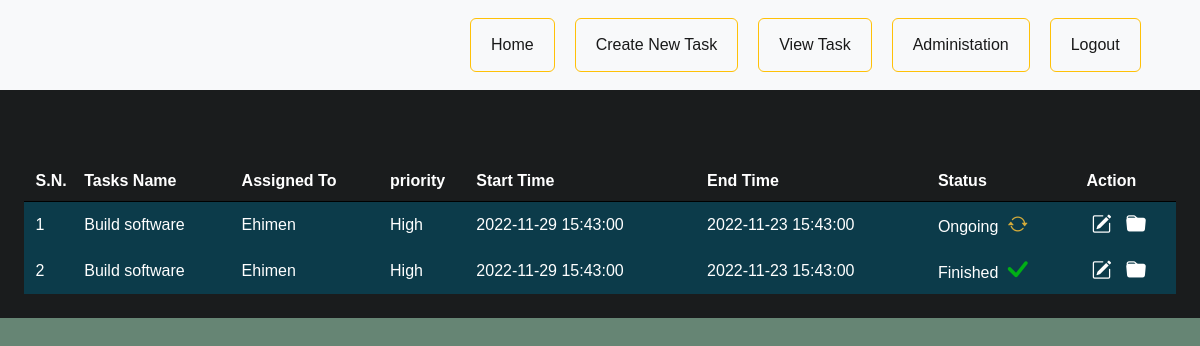
The app's page /index.php (signed in) with its own data.
### tables this page shows
CREATE TABLE `task_tbl` (
  `id` int(5) NOT NULL,
  `task_description` varchar(255) NOT NULL,
  `task_name` varchar(100) NOT NULL,
  `end_time` datetime NOT NULL,
  `priority` varchar(225) NOT NULL,
  `start_time` datetime NOT NULL,
  `login_id` int(20) NOT NULL DEFAULT 2,
  `status` varchar(11) NOT NULL DEFAULT '0' COMMENT '0=Started, 1=Ongoing, 2=Finished, 3=Canceled',
  `employee_id` int(4) NOT NULL
);

### index.php (the view, shortened to what this page needs)
<?php
      include('verify.php');
$employee_id = $_SESSION['employee_id'];
$login_id = $_SESSION['login_id'];
?>
<html>
    <head>
       <link rel="stylesheet" href="css/general_style.css">
       <link rel="stylesheet" href="https://cdn.jsdelivr.net/npm/bootstrap-icons@1.3.0/font/bootstrap-icons.css">
       <link rel="stylesheet" href="css/home_style.css">
        <link href="https://cdn.jsdelivr.net/npm/bootstrap@5.2.2/dist/css/bootstrap.min.css" rel="stylesheet">
    </head>
    <body>
    <?php
      include('sidebar.php');
    ?>
    <div class="wrapper1" style=" position: relative;top: 0%;">
        <div class="all-tasks">
            <table style="color:white ;">
            <thead>
                <tr>
                    <th>S.N.</th>
                    <th>Tasks Name</th>
                    <th>Assigned To</th>
                    <th>priority</th>
                    <th>Start Time</th>
                    <th>End Time</th>
                    <th>Status</th>
                    <th>Action</th>
                </tr>
            </thead>
                    <?php
                          if($login_id == 1){
                            $sql = "SELECT a.*, b.*
                                FROM task_tbl a
                                INNER JOIN tbl_admin b ON(a.employee_id=b.employee_id)
                                ";
                            }else{
                                $sql = "SELECT a.*, b.*
                                FROM task_tbl a
                                INNER JOIN tbl_admin b ON(a.employee_id=b.employee_id)
                                WHERE a.employee_id = $employee_id
                                ";
                            }
                       $res = mysqli_query($conn, $sql);
                        $serial = 1;
                                while($row = mysqli_fetch_assoc($res)){
                                    $task_id = $row['id'];
                                ?>
                                <tr class="content" style="color:white ;">
                                    <td><?php echo $serial; $serial++;?></td>
                                    <td><?php echo $row['task_name']; ?></td>
                                    <td><?php echo $row['username']; ?></td>
                                    <td><?php echo $row['priority']; ?></td>
                                    <td><?php echo $row['start_time']; ?></td>
                                    <td><?php echo  $row['end_time'];  ?></td>
                                    <td>
                                    <?php  if($row['status'] == 1){
                                        echo "Ongoing <i class='bi bi-arrow-repeat' style='color:#d4ab3a;' width:30px;></i>";
                                    }elseif($row['status'] == 2){
                                    echo "Finished <i class='bi bi-check-lg' style='color:#00af16;'></i>";
                                    }elseif($row['status'] == 3){
                                    echo "Cancelled <i class='bi bi-x-lg' style='color:red;'></i>";
                                    }else{
                                    echo "Started <i class='bi bi-chevron-double-right' style='color:chartreuse;'></i>";
                                    } ?>
                                    </td>
                                <div>
                                    <td>
                                    <a href="update-task.php?id=<?php echo $task_id; ?>" class="update_delete"><i class="bi bi-pencil-square"></i></a>
                                     <a href="task-details.php?id=<?php echo $task_id; ?>" class="update_delete"><i class="bi bi-folder-fill"></i></a>
                                    </td>
                                </div>
                                </tr>
                                <?php } ?>
            </table>
        </div>
    </div>
    </body>
</html>

### sidebar.php (shortened to what this page needs)
<html>
    <head>
        <link rel="stylesheet" href="css/home_style.css">
        <link href="https://cdn.jsdelivr.net/npm/bootstrap@5.2.2/dist/css/bootstrap.min.css" rel="stylesheet">
    </head>
    <body class="body">
<nav class="navbar navbar-expand-lg bg-light">
  <div class="container-fluid">
    <div class="collapse navbar-collapse" id="navbarSupportedContent">
      <ul class="navbar-nav me-auto mb-2 mb-lg-0 nav">
        <button class="btn btn-outline-warning pages">
        <li class="nav-item">
          <a class="nav-link active" aria-current="page" href="home.php">Home</a>
        </li>
        </button>
        <button class="btn btn-outline-warning pages">
        <li class="nav-item">
          <a class="nav-link active" aria-current="page" href="add-task.php">Create New Task</a>
        </li>
        </button>
        <button class="btn btn-outline-warning pages">
        <li class="nav-item">
          <a class="nav-link active" aria-current="page" href="index.php">View Task</a>
        </li>
        </button>
            <button class="btn btn-outline-warning pages">
            <li class="nav-item">
            <a class="nav-link active" aria-current="page" href="administation.php">Administation</a>
            </li>
            </button>
            <button class="btn btn-outline-warning pages">
            <li class="nav-item">
            <a class="nav-link active" aria-current="page" href="logout.php">Logout</a>
            </li>
            </button>
      </ul>
    </div>
  </div>
</nav>
    </body>
</html>

### css/general_style.css (style rules this page uses)
body { background-color: #0C3B4A; }
* { color:#fff; margin: 0px; padding: 0px; font-family: Verdana, Geneva, Tahoma, sans-serif; }
.wrapper1 { width:100%; margin: 0px auto; padding: 2% ; background-color: #1A1C1D; }
table { width: 100%; border-radius: 3px solid #0C3B4A; }
table tr th { text-align: left; border-bottom:1px solid black ; padding: 1%; padding-top: 5%; }
table tr td { padding: 1%; }
.update_delete { text-decoration: none; padding: 5px auto; margin: 5px auto; }
i { font-size: 20px; height: 30px; padding: 5px; }
.content { background-color: #0C3B4A; }

### css/home_style.css (style rules this page uses)
.body { background-color: #03351a9a; }
* { margin: 0px; padding: 0px; font-family: Verdana, Geneva, Tahoma, sans-serif; }
.navbar { position: fixed; }
.nav { display: flex; position: relative; left: 28rem; }
.pages { margin: 10px; }

### records on screen
task_tbl: task_name "Build software", employee.username "Ehimen", priority "High", start_time "2022-11-29 15:43:00", end_time "2022-11-23 15:43:00", status "Ongoing"
task_tbl: task_name "Build software", employee.username "Ehimen", priority "High", start_time "2022-11-29 15:43:00", end_time "2022-11-23 15:43:00", status "Finished"
